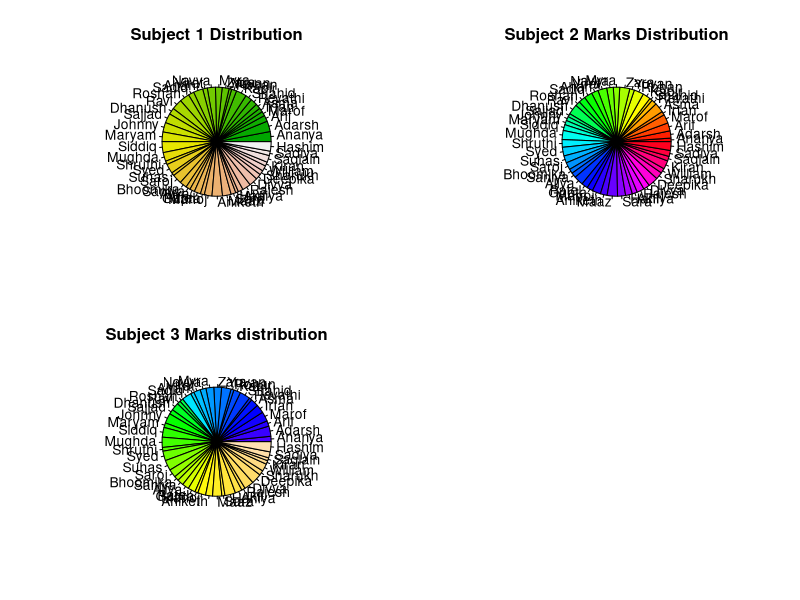

The R source for this figure:
data <- read.csv("result.csv")
 print(data)
high_achievers <- data[data$Percentage >80, ]
cat("\nThe Names of the Students those percentage is greater than 80%\n")
print(high_achievers)
passed_students <- data[data$Status == 'Pass', ]
cat("\nList of All Passed Students\n") 
print(passed_students)
failed_students <- data[data$Status == 'Fail', ]
cat("\nList of all Failed Students\n") 
print(failed_students)
topper_sub1 <- data[which.max(data$Subject.1), ]
cat("\nName of student who got maximum marks in Subject 1:\n")
print(topper_sub1)
topper_sub2 <- data[which.max(data$Subject.2), ]
cat("\nName of student who got maximum marks in Subject 2:\n")
print(topper_sub2)
topper_sub3 <- data[which.max(data$Subject.3), ]
cat("\nName of student who got maximum marks in Subject 3:\n")
print(topper_sub3)
 library(dplyr)
data_sorted1 <- data %>% arrange(desc(Subject.1))
 top_5_sub1 <- data_sorted1[1:5, ]
cat("\nTop 5 students who scored Maximum in Subject 1:\n") 
print(top_5_sub1)
data_sorted2 <- data %>% arrange(desc(Subject.2))
 top_5_sub2 <- data_sorted2[1:5, ]
cat("\nTop 5 students who scored Maximum in Subject 2:\n") 
print(top_5_sub2)
data_sorted3 <- data %>% arrange(desc(Subject.3))
 top_5_sub3 <- data_sorted3[1:5, ]
cat("\nTop 5 students who scored Maximum in Subject 3:\n") 
print(top_5_sub3)
pass_sort <- passed_students[order(-passed_students$Percentage), ]
 top_10 <- head(pass_sort,10)
cat("\nThe Top 10 Students\n ")
print(top_10)
par(mfrow = c(2, 2))
subject_1 <- data$Subject.1
pie(subject_1,labels = data$Name, main = "Subject 1 Distribution", col=terrain.colors(length(subject_1)))
subject_2 <- data$Subject.2
pie(subject_2 ,labels = data$Name, main= "Subject 2 Marks Distribution",col=rainbow(length(subject_2)))
subject_3 <- data$Subject.3
pie(subject_3 , labels= data$Name, main="Subject 3 Marks distribution", col=topo.colors(length(subject_3)))
#total <- data$Total
#pie(total, labels = data$Name, main="Distribution of total s Students",col=c(rgb(length(total))))
find_student_details <- function(student_name) {
  student_info <- data[data$Name == student_name, ]
  return(student_info)
}
#funtin have been created for finding name from the student lists


student_name_to_find <- readline("\nEnter the name you want to find out\n")
details_of_student <- find_student_details(student_name_to_find)

if (nrow(details_of_student) > 0) {
  print(details_of_student)
} else {
  cat("No student found with the provided name.\n")
}
